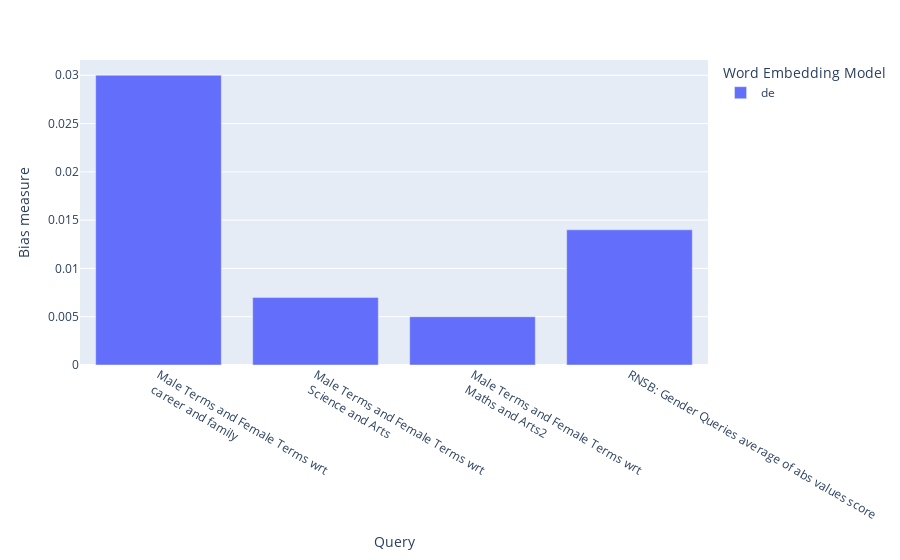

The cell this chart's notebook holds for it:
### Markdown cell above
### Run the queries using RNSB

*The closer the value is to 0 the less biased.*

The last column of the dataframe represents the average of the absolute values of each query.

For further information, check the formulation of the metric in [RNSB in the WEFE API](https://wefe.readthedocs.io/en/latest/generated/wefe.RNSB.html).

### Code cell
RNSB_gender_results = run_queries(
    RNSB,
    gender_queries,
    models,
    lost_vocabulary_threshold=0.3,
    metric_params={"preprocessors": [{"lowercase": True}]},
    aggregate_results=True,
    queries_set_name="Gender Queries",
).round(3)
display(RNSB_gender_results)
plot_queries_results(RNSB_gender_results).show()

### Figure 1 — Plotly figure (JSON) as saved in the notebook; plotly's stock layout.template omitted (floating-point values rounded to 4 significant figures)
{"data": [{"alignmentgroup": "True", "hovertemplate": "Word Embedding Model=de<br>query_name=%{x}<br>value=%{y}<extra></extra>", "legendgroup": "de", "marker": {"color": "#636efa", "pattern": {"shape": ""}}, "name": "de", "offsetgroup": "de", "orientation": "v", "showlegend": true, "textposition": "auto", "type": "bar", "x": ["Male Terms and Female Terms wrt<br> career and family", "Male Terms and Female Terms wrt<br> Science and Arts", "Male Terms and Female Terms wrt<br> Maths and Arts2", "RNSB: Gender Queries average of abs values score"], "xaxis": "x", "y": [0.03, 0.007, 0.005, 0.014], "yaxis": "y"}], "layout": {"barmode": "group", "legend": {"title": {"text": "Word Embedding Model"}, "tracegroupgap": 0}, "margin": {"t": 60}, "xaxis": {"anchor": "y", "domain": [0, 1], "title": {"text": "Query"}}, "yaxis": {"anchor": "x", "domain": [0, 1], "title": {"text": "Bias measure"}}}}
